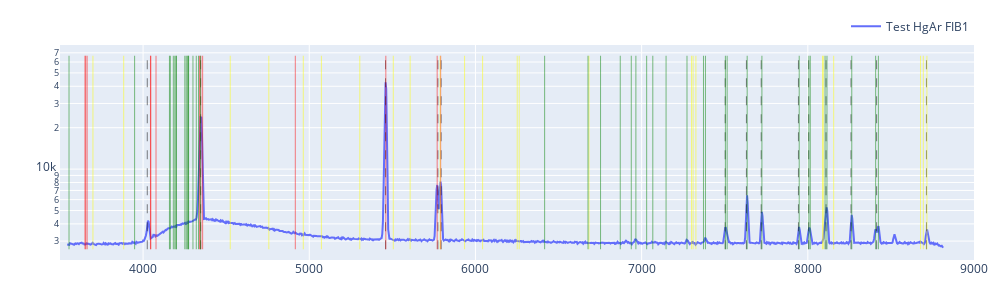

This figure's notebook cell:
### Code cell
import numpy as np
import plotly.graph_objects as go

def to_native_float(a):
    a = np.asarray(a)

    if a.dtype.byteorder not in ("=", "|"):
        a = a.byteswap().view(a.dtype.newbyteorder("="))

    return np.ascontiguousarray(a, dtype=np.float64)

# Convert arrays for Plotly (native endian)
x = to_native_float(solx)
y1 = to_native_float(intellical_near_f1)
y2 = to_native_float(hg_f1)

fig = go.Figure()
# fig.add_trace(go.Scatter(x=x, y=y1, mode="lines", name="Intellical Hg FIB1"))
fig.add_trace(go.Scatter(x=x, y=y2, mode="lines", name="Test HgAr FIB1"))

peaks, _ = find_peaks(hg_f1, height=1000, width=(0, 15), prominence=500)
peaks = refine_peaks(hg_f1, peaks, window_width=5)

ymin = np.nanmin(y1[y1 > 0])
ymax = np.nanmax(y1)

for p in peaks:
    xp = float(x[int(p)])

    fig.add_trace(
        go.Scatter(
            x=[xp, xp],
            y=[ymin, ymax],
            mode="lines",
            line=dict(color="black", width=0.5, dash="dash"),
            hovertemplate=(
                "Peak<br>"
                f"pixel = {p:.2f}<br>"
                "λ = %{x:.2f}<br>"
                "<extra></extra>"
            ),
            showlegend=False
        )
    )

for line in newport_hgar["Wavelength (nm)"]:
    lam = float(line) * 10.0
    fig.add_trace(
        go.Scatter(
            x=[lam, lam],
            y=[ymin, ymax],
            mode="lines",
            line=dict(color="red", width=0.5),
            hovertemplate=(
                "Hg line<br>"
                "λ = %{x:.2f}<br>"
                "<extra></extra>"
            ),
            showlegend=False
        )
    )
for line in newport_hgar["Wavelength (nm)"]:
    lam = float(line) * 10.0 * 2
    fig.add_trace(
        go.Scatter(
            x=[lam, lam],
            y=[ymin, ymax],
            mode="lines",
            line=dict(color="yellow", width=0.5),
            hovertemplate=(
                "Hg 2rd line<br>"
                "λ = %{x:.2f}<br>"
                "<extra></extra>"
            ),
            showlegend=False
        )
    )
for line in newport_ar["Wavelength (nm)"]:
    lam = float(line) * 10.0
    fig.add_trace(
        go.Scatter(
            x=[lam, lam],
            y=[ymin, ymax],
            mode="lines",
            line=dict(color="green", width=0.5),
            hovertemplate=(
                "Ar line<br>"
                "λ = %{x:.2f}<br>"
                "<extra></extra>"
            ),
            showlegend=False
        )
    )

fig.update_layout(
    width=1000,
    height=300,
    yaxis_type="log",
    xaxis_range=[3500, 9000],
    margin=dict(l=60, r=20, t=40, b=40),
    legend=dict(orientation="h", y=1.02, x=1, xanchor="right", yanchor="bottom"),
)

fig.show()

### Figure 1 — Plotly figure (JSON) as saved in the notebook; plotly's stock layout.template omitted (floating-point values rounded to 4 significant figures; data arrays with more than 128 entries replaced by an {"elided": "..."} marker saying what was removed)
{"data": [{"mode": "lines", "name": "Test HgAr FIB1", "type": "scatter", "x": {"elided": "1340 float values"}, "y": {"elided": "1340 float values"}}, {"hovertemplate": "Peak<br>pixel = 117.98<br>λ = %{x:.2f}<br><extra></extra>", "line": {"color": "black", "dash": "dash", "width": 0.5}, "mode": "lines", "showlegend": false, "type": "scatter", "x": [4025.0, 4025.0], "y": [2617.0, 66660.0]}, {"hovertemplate": "Peak<br>pixel = 196.31<br>λ = %{x:.2f}<br><extra></extra>", "line": {"color": "black", "dash": "dash", "width": 0.5}, "mode": "lines", "showlegend": false, "type": "scatter", "x": [4346.0, 4346.0], "y": [2617.0, 66660.0]}, {"hovertemplate": "Peak<br>pixel = 475.19<br>λ = %{x:.2f}<br><extra></extra>", "line": {"color": "black", "dash": "dash", "width": 0.5}, "mode": "lines", "showlegend": false, "type": "scatter", "x": [5459.0, 5459.0], "y": [2617.0, 66660.0]}, {"hovertemplate": "Peak<br>pixel = 555.10<br>λ = %{x:.2f}<br><extra></extra>", "line": {"color": "black", "dash": "dash", "width": 0.5}, "mode": "lines", "showlegend": false, "type": "scatter", "x": [5774.0, 5774.0], "y": [2617.0, 66660.0]}, {"hovertemplate": "Peak<br>pixel = 560.20<br>λ = %{x:.2f}<br><extra></extra>", "line": {"color": "black", "dash": "dash", "width": 0.5}, "mode": "lines", "showlegend": false, "type": "scatter", "x": [5794.0, 5794.0], "y": [2617.0, 66660.0]}, {"hovertemplate": "Peak<br>pixel = 999.73<br>λ = %{x:.2f}<br><extra></extra>", "line": {"color": "black", "dash": "dash", "width": 0.5}, "mode": "lines", "showlegend": false, "type": "scatter", "x": [7503.0, 7503.0], "y": [2617.0, 66660.0]}, {"hovertemplate": "Peak<br>pixel = 1032.83<br>λ = %{x:.2f}<br><extra></extra>", "line": {"color": "black", "dash": "dash", "width": 0.5}, "mode": "lines", "showlegend": false, "type": "scatter", "x": [7631.0, 7631.0], "y": [2617.0, 66660.0]}, {"hovertemplate": "Peak<br>pixel = 1055.89<br>λ = %{x:.2f}<br><extra></extra>", "line": {"color": "black", "dash": "dash", "width": 0.5}, "mode": "lines", "showlegend": false, "type": "scatter", "x": [7720.0, 7720.0], "y": [2617.0, 66660.0]}, {"hovertemplate": "Peak<br>pixel = 1113.81<br>λ = %{x:.2f}<br><extra></extra>", "line": {"color": "black", "dash": "dash", "width": 0.5}, "mode": "lines", "showlegend": false, "type": "scatter", "x": [7944.0, 7944.0], "y": [2617.0, 66660.0]}, {"hovertemplate": "Peak<br>pixel = 1129.96<br>λ = %{x:.2f}<br><extra></extra>", "line": {"color": "black", "dash": "dash", "width": 0.5}, "mode": "lines", "showlegend": false, "type": "scatter", "x": [8005.0, 8005.0], "y": [2617.0, 66660.0]}, {"hovertemplate": "Peak<br>pixel = 1156.56<br>λ = %{x:.2f}<br><extra></extra>", "line": {"color": "black", "dash": "dash", "width": 0.5}, "mode": "lines", "showlegend": false, "type": "scatter", "x": [8110.0, 8110.0], "y": [2617.0, 66660.0]}, {"hovertemplate": "Peak<br>pixel = 1195.92<br>λ = %{x:.2f}<br><extra></extra>", "line": {"color": "black", "dash": "dash", "width": 0.5}, "mode": "lines", "showlegend": false, "type": "scatter", "x": [8260.0, 8260.0], "y": [2617.0, 66660.0]}, {"hovertemplate": "Peak<br>pixel = 1235.81<br>λ = %{x:.2f}<br><extra></extra>", "line": {"color": "black", "dash": "dash", "width": 0.5}, "mode": "lines", "showlegend": false, "type": "scatter", "x": [8414.0, 8414.0], "y": [2617.0, 66660.0]}, {"hovertemplate": "Peak<br>pixel = 1313.81<br>λ = %{x:.2f}<br><extra></extra>", "line": {"color": "black", "dash": "dash", "width": 0.5}, "mode": "lines", "showlegend": false, "type": "scatter", "x": [8714.0, 8714.0], "y": [2617.0, 66660.0]}, {"hovertemplate": "Hg line<br>λ = %{x:.2f}<br><extra></extra>", "line": {"color": "red", "width": 0.5}, "mode": "lines", "showlegend": false, "type": "scatter", "x": [1849.0, 1849.0], "y": [2617.0, 66660.0]}, {"hovertemplate": "Hg line<br>λ = %{x:.2f}<br><extra></extra>", "line": {"color": "red", "width": 0.5}, "mode": "lines", "showlegend": false, "type": "scatter", "x": [1942.0, 1942.0], "y": [2617.0, 66660.0]}, {"hovertemplate": "Hg line<br>λ = %{x:.2f}<br><extra></extra>", "line": {"color": "red", "width": 0.5}, "mode": "lines", "showlegend": false, "type": "scatter", "x": [2262.0, 2262.0], "y": [2617.0, 66660.0]}, {"hovertemplate": "Hg line<br>λ = %{x:.2f}<br><extra></extra>", "line": {"color": "red", "width": 0.5}, "mode": "lines", "showlegend": false, "type": "scatter", "x": [2378.0, 2378.0], "y": [2617.0, 66660.0]}, {"hovertemplate": "Hg line<br>λ = %{x:.2f}<br><extra></extra>", "line": {"color": "red", "width": 0.5}, "mode": "lines", "showlegend": false, "type": "scatter", "x": [2482, 2482], "y": [2617.0, 66660.0]}, {"hovertemplate": "Hg line<br>λ = %{x:.2f}<br><extra></extra>", "line": {"color": "red", "width": 0.5}, "mode": "lines", "showlegend": false, "type": "scatter", "x": [2536.0, 2536.0], "y": [2617.0, 66660.0]}, {"hovertemplate": "Hg line<br>λ = %{x:.2f}<br><extra></extra>", "line": {"color": "red", "width": 0.5}, "mode": "lines", "showlegend": false, "type": "scatter", "x": [2652, 2652], "y": [2617.0, 66660.0]}, {"hovertemplate": "Hg line<br>λ = %{x:.2f}<br><extra></extra>", "line": {"color": "red", "width": 0.5}, "mode": "lines", "showlegend": false, "type": "scatter", "x": [2753.0, 2753.0], "y": [2617.0, 66660.0]}, {"hovertemplate": "Hg line<br>λ = %{x:.2f}<br><extra></extra>", "line": {"color": "red", "width": 0.5}, "mode": "lines", "showlegend": false, "type": "scatter", "x": [2804.0, 2804.0], "y": [2617.0, 66660.0]}, {"hovertemplate": "Hg line<br>λ = %{x:.2f}<br><extra></extra>", "line": {"color": "red", "width": 0.5}, "mode": "lines", "showlegend": false, "type": "scatter", "x": [2894.0, 2894.0], "y": [2617.0, 66660.0]}, {"hovertemplate": "Hg line<br>λ = %{x:.2f}<br><extra></extra>", "line": {"color": "red", "width": 0.5}, "mode": "lines", "showlegend": false, "type": "scatter", "x": [2967.0, 2967.0], "y": [2617.0, 66660.0]}, {"hovertemplate": "Hg line<br>λ = %{x:.2f}<br><extra></extra>", "line": {"color": "red", "width": 0.5}, "mode": "lines", "showlegend": false, "type": "scatter", "x": [3022.0, 3022.0], "y": [2617.0, 66660.0]}, {"hovertemplate": "Hg line<br>λ = %{x:.2f}<br><extra></extra>", "line": {"color": "red", "width": 0.5}, "mode": "lines", "showlegend": false, "type": "scatter", "x": [3126.0, 3126.0], "y": [2617.0, 66660.0]}, {"hovertemplate": "Hg line<br>λ = %{x:.2f}<br><extra></extra>", "line": {"color": "red", "width": 0.5}, "mode": "lines", "showlegend": false, "type": "scatter", "x": [3132.0, 3132.0], "y": [2617.0, 66660.0]}, {"hovertemplate": "Hg line<br>λ = %{x:.2f}<br><extra></extra>", "line": {"color": "red", "width": 0.5}, "mode": "lines", "showlegend": false, "type": "scatter", "x": [3342.0, 3342.0], "y": [2617.0, 66660.0]}, {"hovertemplate": "Hg line<br>λ = %{x:.2f}<br><extra></extra>", "line": {"color": "red", "width": 0.5}, "mode": "lines", "showlegend": false, "type": "scatter", "x": [3650.0, 3650.0], "y": [2617.0, 66660.0]}, {"hovertemplate": "Hg line<br>λ = %{x:.2f}<br><extra></extra>", "line": {"color": "red", "width": 0.5}, "mode": "lines", "showlegend": false, "type": "scatter", "x": [3655.0, 3655.0], "y": [2617.0, 66660.0]}, {"hovertemplate": "Hg line<br>λ = %{x:.2f}<br><extra></extra>", "line": {"color": "red", "width": 0.5}, "mode": "lines", "showlegend": false, "type": "scatter", "x": [3663.0, 3663.0], "y": [2617.0, 66660.0]}, {"hovertemplate": "Hg line<br>λ = %{x:.2f}<br><extra></extra>", "line": {"color": "red", "width": 0.5}, "mode": "lines", "showlegend": false, "type": "scatter", "x": [4044.0, 4044.0], "y": [2617.0, 66660.0]}, {"hovertemplate": "Hg line<br>λ = %{x:.2f}<br><extra></extra>", "line": {"color": "red", "width": 0.5}, "mode": "lines", "showlegend": false, "type": "scatter", "x": [4047.0, 4047.0], "y": [2617.0, 66660.0]}, {"hovertemplate": "Hg line<br>λ = %{x:.2f}<br><extra></extra>", "line": {"color": "red", "width": 0.5}, "mode": "lines", "showlegend": false, "type": "scatter", "x": [4078.0, 4078.0], "y": [2617.0, 66660.0]}, {"hovertemplate": "Hg line<br>λ = %{x:.2f}<br><extra></extra>", "line": {"color": "red", "width": 0.5}, "mode": "lines", "showlegend": false, "type": "scatter", "x": [4339.0, 4339.0], "y": [2617.0, 66660.0]}, {"hovertemplate": "Hg line<br>λ = %{x:.2f}<br><extra></extra>", "line": {"color": "red", "width": 0.5}, "mode": "lines", "showlegend": false, "type": "scatter", "x": [4348.0, 4348.0], "y": [2617.0, 66660.0]}, {"hovertemplate": "Hg line<br>λ = %{x:.2f}<br><extra></extra>", "line": {"color": "red", "width": 0.5}, "mode": "lines", "showlegend": false, "type": "scatter", "x": [4358.0, 4358.0], "y": [2617.0, 66660.0]}, {"hovertemplate": "Hg line<br>λ = %{x:.2f}<br><extra></extra>", "line": {"color": "red", "width": 0.5}, "mode": "lines", "showlegend": false, "type": "scatter", "x": [4916, 4916], "y": [2617.0, 66660.0]}, {"hovertemplate": "Hg line<br>λ = %{x:.2f}<br><extra></extra>", "line": {"color": "red", "width": 0.5}, "mode": "lines", "showlegend": false, "type": "scatter", "x": [5461.0, 5461.0], "y": [2617.0, 66660.0]}, {"hovertemplate": "Hg line<br>λ = %{x:.2f}<br><extra></extra>", "line": {"color": "red", "width": 0.5}, "mode": "lines", "showlegend": false, "type": "scatter", "x": [5770.0, 5770.0], "y": [2617.0, 66660.0]}, {"hovertemplate": "Hg line<br>λ = %{x:.2f}<br><extra></extra>", "line": {"color": "red", "width": 0.5}, "mode": "lines", "showlegend": false, "type": "scatter", "x": [5791.0, 5791.0], "y": [2617.0, 66660.0]}, {"hovertemplate": "Hg 2rd line<br>λ = %{x:.2f}<br><extra></extra>", "line": {"color": "yellow", "width": 0.5}, "mode": "lines", "showlegend": false, "type": "scatter", "x": [3698.0, 3698.0], "y": [2617.0, 66660.0]}, {"hovertemplate": "Hg 2rd line<br>λ = %{x:.2f}<br><extra></extra>", "line": {"color": "yellow", "width": 0.5}, "mode": "lines", "showlegend": false, "type": "scatter", "x": [3883.0, 3883.0], "y": [2617.0, 66660.0]}, {"hovertemplate": "Hg 2rd line<br>λ = %{x:.2f}<br><extra></extra>", "line": {"color": "yellow", "width": 0.5}, "mode": "lines", "showlegend": false, "type": "scatter", "x": [4524.0, 4524.0], "y": [2617.0, 66660.0]}, {"hovertemplate": "Hg 2rd line<br>λ = %{x:.2f}<br><extra></extra>", "line": {"color": "yellow", "width": 0.5}, "mode": "lines", "showlegend": false, "type": "scatter", "x": [4757.0, 4757.0], "y": [2617.0, 66660.0]}, {"hovertemplate": "Hg 2rd line<br>λ = %{x:.2f}<br><extra></extra>", "line": {"color": "yellow", "width": 0.5}, "mode": "lines", "showlegend": false, "type": "scatter", "x": [4964, 4964], "y": [2617.0, 66660.0]}, {"hovertemplate": "Hg 2rd line<br>λ = %{x:.2f}<br><extra></extra>", "line": {"color": "yellow", "width": 0.5}, "mode": "lines", "showlegend": false, "type": "scatter", "x": [5073, 5073], "y": [2617.0, 66660.0]}, {"hovertemplate": "Hg 2rd line<br>λ = %{x:.2f}<br><extra></extra>", "line": {"color": "yellow", "width": 0.5}, "mode": "lines", "showlegend": false, "type": "scatter", "x": [5304, 5304], "y": [2617.0, 66660.0]}, {"hovertemplate": "Hg 2rd line<br>λ = %{x:.2f}<br><extra></extra>", "line": {"color": "yellow", "width": 0.5}, "mode": "lines", "showlegend": false, "type": "scatter", "x": [5506.0, 5506.0], "y": [2617.0, 66660.0]}, {"hovertemplate": "Hg 2rd line<br>λ = %{x:.2f}<br><extra></extra>", "line": {"color": "yellow", "width": 0.5}, "mode": "lines", "showlegend": false, "type": "scatter", "x": [5607, 5607], "y": [2617.0, 66660.0]}, {"hovertemplate": "Hg 2rd line<br>λ = %{x:.2f}<br><extra></extra>", "line": {"color": "yellow", "width": 0.5}, "mode": "lines", "showlegend": false, "type": "scatter", "x": [5787.0, 5787.0], "y": [2617.0, 66660.0]}, {"hovertemplate": "Hg 2rd line<br>λ = %{x:.2f}<br><extra></extra>", "line": {"color": "yellow", "width": 0.5}, "mode": "lines", "showlegend": false, "type": "scatter", "x": [5935.0, 5935.0], "y": [2617.0, 66660.0]}, {"hovertemplate": "Hg 2rd line<br>λ = %{x:.2f}<br><extra></extra>", "line": {"color": "yellow", "width": 0.5}, "mode": "lines", "showlegend": false, "type": "scatter", "x": [6043, 6043], "y": [2617.0, 66660.0]}, {"hovertemplate": "Hg 2rd line<br>λ = %{x:.2f}<br><extra></extra>", "line": {"color": "yellow", "width": 0.5}, "mode": "lines", "showlegend": false, "type": "scatter", "x": [6251.0, 6251.0], "y": [2617.0, 66660.0]}, {"hovertemplate": "Hg 2rd line<br>λ = %{x:.2f}<br><extra></extra>", "line": {"color": "yellow", "width": 0.5}, "mode": "lines", "showlegend": false, "type": "scatter", "x": [6263.0, 6263.0], "y": [2617.0, 66660.0]}, {"hovertemplate": "Hg 2rd line<br>λ = %{x:.2f}<br><extra></extra>", "line": {"color": "yellow", "width": 0.5}, "mode": "lines", "showlegend": false, "type": "scatter", "x": [6683, 6683], "y": [2617.0, 66660.0]}, {"hovertemplate": "Hg 2rd line<br>λ = %{x:.2f}<br><extra></extra>", "line": {"color": "yellow", "width": 0.5}, "mode": "lines", "showlegend": false, "type": "scatter", "x": [7300.0, 7300.0], "y": [2617.0, 66660.0]}, {"hovertemplate": "Hg 2rd line<br>λ = %{x:.2f}<br><extra></extra>", "line": {"color": "yellow", "width": 0.5}, "mode": "lines", "showlegend": false, "type": "scatter", "x": [7310.0, 7310.0], "y": [2617.0, 66660.0]}, {"hovertemplate": "Hg 2rd line<br>λ = %{x:.2f}<br><extra></extra>", "line": {"color": "yellow", "width": 0.5}, "mode": "lines", "showlegend": false, "type": "scatter", "x": [7327.0, 7327.0], "y": [2617.0, 66660.0]}, {"hovertemplate": "Hg 2rd line<br>λ = %{x:.2f}<br><extra></extra>", "line": {"color": "yellow", "width": 0.5}, "mode": "lines", "showlegend": false, "type": "scatter", "x": [8089.0, 8089.0], "y": [2617.0, 66660.0]}, {"hovertemplate": "Hg 2rd line<br>λ = %{x:.2f}<br><extra></extra>", "line": {"color": "yellow", "width": 0.5}, "mode": "lines", "showlegend": false, "type": "scatter", "x": [8093.0, 8093.0], "y": [2617.0, 66660.0]}, {"hovertemplate": "Hg 2rd line<br>λ = %{x:.2f}<br><extra></extra>", "line": {"color": "yellow", "width": 0.5}, "mode": "lines", "showlegend": false, "type": "scatter", "x": [8156.0, 8156.0], "y": [2617.0, 66660.0]}, {"hovertemplate": "Hg 2rd line<br>λ = %{x:.2f}<br><extra></extra>", "line": {"color": "yellow", "width": 0.5}, "mode": "lines", "showlegend": false, "type": "scatter", "x": [8678.0, 8678.0], "y": [2617.0, 66660.0]}, {"hovertemplate": "Hg 2rd line<br>λ = %{x:.2f}<br><extra></extra>", "line": {"color": "yellow", "width": 0.5}, "mode": "lines", "showlegend": false, "type": "scatter", "x": [8695, 8695], "y": [2617.0, 66660.0]}, {"hovertemplate": "Hg 2rd line<br>λ = %{x:.2f}<br><extra></extra>", "line": {"color": "yellow", "width": 0.5}, "mode": "lines", "showlegend": false, "type": "scatter", "x": [8717.0, 8717.0], "y": [2617.0, 66660.0]}, {"hovertemplate": "Hg 2rd line<br>λ = %{x:.2f}<br><extra></extra>", "line": {"color": "yellow", "width": 0.5}, "mode": "lines", "showlegend": false, "type": "scatter", "x": [9832, 9832], "y": [2617.0, 66660.0]}, {"hovertemplate": "Hg 2rd line<br>λ = %{x:.2f}<br><extra></extra>", "line": {"color": "yellow", "width": 0.5}, "mode": "lines", "showlegend": false, "type": "scatter", "x": [10920.0, 10920.0], "y": [2617.0, 66660.0]}, {"hovertemplate": "Hg 2rd line<br>λ = %{x:.2f}<br><extra></extra>", "line": {"color": "yellow", "width": 0.5}, "mode": "lines", "showlegend": false, "type": "scatter", "x": [11540.0, 11540.0], "y": [2617.0, 66660.0]}, {"hovertemplate": "Hg 2rd line<br>λ = %{x:.2f}<br><extra></extra>", "line": {"color": "yellow", "width": 0.5}, "mode": "lines", "showlegend": false, "type": "scatter", "x": [11580.0, 11580.0], "y": [2617.0, 66660.0]}, {"hovertemplate": "Ar line<br>λ = %{x:.2f}<br><extra></extra>", "line": {"color": "green", "width": 0.5}, "mode": "lines", "showlegend": false, "type": "scatter", "x": [3554.0, 3554.0], "y": [2617.0, 66660.0]}, {"hovertemplate": "Ar line<br>λ = %{x:.2f}<br><extra></extra>", "line": {"color": "green", "width": 0.5}, "mode": "lines", "showlegend": false, "type": "scatter", "x": [3949, 3949], "y": [2617.0, 66660.0]}, {"hovertemplate": "Ar line<br>λ = %{x:.2f}<br><extra></extra>", "line": {"color": "green", "width": 0.5}, "mode": "lines", "showlegend": false, "type": "scatter", "x": [4159.0, 4159.0], "y": [2617.0, 66660.0]}, {"hovertemplate": "Ar line<br>λ = %{x:.2f}<br><extra></extra>", "line": {"color": "green", "width": 0.5}, "mode": "lines", "showlegend": false, "type": "scatter", "x": [4164, 4164], "y": [2617.0, 66660.0]}, {"hovertemplate": "Ar line<br>λ = %{x:.2f}<br><extra></extra>", "line": {"color": "green", "width": 0.5}, "mode": "lines", "showlegend": false, "type": "scatter", "x": [4182.0, 4182.0], "y": [2617.0, 66660.0]}, {"hovertemplate": "Ar line<br>λ = %{x:.2f}<br><extra></extra>", "line": {"color": "green", "width": 0.5}, "mode": "lines", "showlegend": false, "type": "scatter", "x": [4191, 4191], "y": [2617.0, 66660.0]}, {"hovertemplate": "Ar line<br>λ = %{x:.2f}<br><extra></extra>", "line": {"color": "green", "width": 0.5}, "mode": "lines", "showlegend": false, "type": "scatter", "x": [4198, 4198], "y": [2617.0, 66660.0]}, {"hovertemplate": "Ar line<br>λ = %{x:.2f}<br><extra></extra>", "line": {"color": "green", "width": 0.5}, "mode": "lines", "showlegend": false, "type": "scatter", "x": [4201.0, 4201.0], "y": [2617.0, 66660.0]}, {"hovertemplate": "Ar line<br>λ = %{x:.2f}<br><extra></extra>", "line": {"color": "green", "width": 0.5}, "mode": "lines", "showlegend": false, "type": "scatter", "x": [4251.0, 4251.0], "y": [2617.0, 66660.0]}, {"hovertemplate": "Ar line<br>λ = %{x:.2f}<br><extra></extra>", "line": {"color": "green", "width": 0.5}, "mode": "lines", "showlegend": false, "type": "scatter", "x": [4259.0, 4259.0], "y": [2617.0, 66660.0]}, {"hovertemplate": "Ar line<br>λ = %{x:.2f}<br><extra></extra>", "line": {"color": "green", "width": 0.5}, "mode": "lines", "showlegend": false, "type": "scatter", "x": [4266.0, 4266.0], "y": [2617.0, 66660.0]}, {"hovertemplate": "Ar line<br>λ = %{x:.2f}<br><extra></extra>", "line": {"color": "green", "width": 0.5}, "mode": "lines", "showlegend": false, "type": "scatter", "x": [4272.0, 4272.0], "y": [2617.0, 66660.0]}, {"hovertemplate": "Ar line<br>λ = %{x:.2f}<br><extra></extra>", "line": {"color": "green", "width": 0.5}, "mode": "lines", "showlegend": false, "type": "scatter", "x": [4274, 4274], "y": [2617.0, 66660.0]}, {"hovertemplate": "Ar line<br>λ = %{x:.2f}<br><extra></extra>", "line": {"color": "green", "width": 0.5}, "mode": "lines", "showlegend": false, "type": "scatter", "x": [4300.0, 4300.0], "y": [2617.0, 66660.0]}, {"hovertemplate": "Ar line<br>λ = %{x:.2f}<br><extra></extra>", "line": {"color": "green", "width": 0.5}, "mode": "lines", "showlegend": false, "type": "scatter", "x": [4320, 4320], "y": [2617.0, 66660.0]}, {"hovertemplate": "Ar line<br>λ = %{x:.2f}<br><extra></extra>", "line": {"color": "green", "width": 0.5}, "mode": "lines", "showlegend": false, "type": "scatter", "x": [4334.0, 4334.0], "y": [2617.0, 66660.0]}, {"hovertemplate": "Ar line<br>λ = %{x:.2f}<br><extra></extra>", "line": {"color": "green", "width": 0.5}, "mode": "lines", "showlegend": false, "type": "scatter", "x": [4345.0, 4345.0], "y": [2617.0, 66660.0]}, {"hovertemplate": "Ar line<br>λ = %{x:.2f}<br><extra></extra>", "line": {"color": "green", "width": 0.5}, "mode": "lines", "showlegend": false, "type": "scatter", "x": [6416.0, 6416.0], "y": [2617.0, 66660.0]}, {"hovertemplate": "Ar line<br>λ = %{x:.2f}<br><extra></extra>", "line": {"color": "green", "width": 0.5}, "mode": "lines", "showlegend": false, "type": "scatter", "x": [6677.0, 6677.0], "y": [2617.0, 66660.0]}, {"hovertemplate": "Ar line<br>λ = %{x:.2f}<br><extra></extra>", "line": {"color": "green", "width": 0.5}, "mode": "lines", "showlegend": false, "type": "scatter", "x": [6753.0, 6753.0], "y": [2617.0, 66660.0]}, {"hovertemplate": "Ar line<br>λ = %{x:.2f}<br><extra></extra>", "line": {"color": "green", "width": 0.5}, "mode": "lines", "showlegend": false, "type": "scatter", "x": [6871.0, 6871.0], "y": [2617.0, 66660.0]}, {"hovertemplate": "Ar line<br>λ = %{x:.2f}<br><extra></extra>", "line": {"color": "green", "width": 0.5}, "mode": "lines", "showlegend": false, "type": "scatter", "x": [6938.0, 6938.0], "y": [2617.0, 66660.0]}, {"hovertemplate": "Ar line<br>λ = %{x:.2f}<br><extra></extra>", "line": {"color": "green", "width": 0.5}, "mode": "lines", "showlegend": false, "type": "scatter", "x": [6965.0, 6965.0], "y": [2617.0, 66660.0]}, {"hovertemplate": "Ar line<br>λ = %{x:.2f}<br><extra></extra>", "line": {"color": "green", "width": 0.5}, "mode": "lines", "showlegend": false, "type": "scatter", "x": [7030.0, 7030.0], "y": [2617.0, 66660.0]}, {"hovertemplate": "Ar line<br>λ = %{x:.2f}<br><extra></extra>", "line": {"color": "green", "width": 0.5}, "mode": "lines", "showlegend": false, "type": "scatter", "x": [7067.0, 7067.0], "y": [2617.0, 66660.0]}, {"hovertemplate": "Ar line<br>λ = %{x:.2f}<br><extra></extra>", "line": {"color": "green", "width": 0.5}, "mode": "lines", "showlegend": false, "type": "scatter", "x": [7147, 7147], "y": [2617.0, 66660.0]}, {"hovertemplate": "Ar line<br>λ = %{x:.2f}<br><extra></extra>", "line": {"color": "green", "width": 0.5}, "mode": "lines", "showlegend": false, "type": "scatter", "x": [7273.0, 7273.0], "y": [2617.0, 66660.0]}, {"hovertemplate": "Ar line<br>λ = %{x:.2f}<br><extra></extra>", "line": {"color": "green", "width": 0.5}, "mode": "lines", "showlegend": false, "type": "scatter", "x": [7372.0, 7372.0], "y": [2617.0, 66660.0]}, {"hovertemplate": "Ar line<br>λ = %{x:.2f}<br><extra></extra>", "line": {"color": "green", "width": 0.5}, "mode": "lines", "showlegend": false, "type": "scatter", "x": [7384, 7384], "y": [2617.0, 66660.0]}, {"hovertemplate": "Ar line<br>λ = %{x:.2f}<br><extra></extra>", "line": {"color": "green", "width": 0.5}, "mode": "lines", "showlegend": false, "type": "scatter", "x": [7504.0, 7504.0], "y": [2617.0, 66660.0]}, {"hovertemplate": "Ar line<br>λ = %{x:.2f}<br><extra></extra>", "line": {"color": "green", "width": 0.5}, "mode": "lines", "showlegend": false, "type": "scatter", "x": [7515.0, 7515.0], "y": [2617.0, 66660.0]}, {"hovertemplate": "Ar line<br>λ = %{x:.2f}<br><extra></extra>", "line": {"color": "green", "width": 0.5}, "mode": "lines", "showlegend": false, "type": "scatter", "x": [7635.0, 7635.0], "y": [2617.0, 66660.0]}, {"hovertemplate": "Ar line<br>λ = %{x:.2f}<br><extra></extra>", "line": {"color": "green", "width": 0.5}, "mode": "lines", "showlegend": false, "type": "scatter", "x": [7724.0, 7724.0], "y": [2617.0, 66660.0]}, {"hovertemplate": "Ar line<br>λ = %{x:.2f}<br><extra></extra>", "line": {"color": "green", "width": 0.5}, "mode": "lines", "showlegend": false, "type": "scatter", "x": [7948.0, 7948.0], "y": [2617.0, 66660.0]}, {"hovertemplate": "Ar line<br>λ = %{x:.2f}<br><extra></extra>", "line": {"color": "green", "width": 0.5}, "mode": "lines", "showlegend": false, "type": "scatter", "x": [8006.0, 8006.0], "y": [2617.0, 66660.0]}, {"hovertemplate": "Ar line<br>λ = %{x:.2f}<br><extra></extra>", "line": {"color": "green", "width": 0.5}, "mode": "lines", "showlegend": false, "type": "scatter", "x": [8015.0, 8015.0], "y": [2617.0, 66660.0]}, {"hovertemplate": "Ar line<br>λ = %{x:.2f}<br><extra></extra>", "line": {"color": "green", "width": 0.5}, "mode": "lines", "showlegend": false, "type": "scatter", "x": [8104.0, 8104.0], "y": [2617.0, 66660.0]}, {"hovertemplate": "Ar line<br>λ = %{x:.2f}<br><extra></extra>", "line": {"color": "green", "width": 0.5}, "mode": "lines", "showlegend": false, "type": "scatter", "x": [8115.0, 8115.0], "y": [2617.0, 66660.0]}, {"hovertemplate": "Ar line<br>λ = %{x:.2f}<br><extra></extra>", "line": {"color": "green", "width": 0.5}, "mode": "lines", "showlegend": false, "type": "scatter", "x": [8264.0, 8264.0], "y": [2617.0, 66660.0]}, {"hovertemplate": "Ar line<br>λ = %{x:.2f}<br><extra></extra>", "line": {"color": "green", "width": 0.5}, "mode": "lines", "showlegend": false, "type": "scatter", "x": [8408.0, 8408.0], "y": [2617.0, 66660.0]}, {"hovertemplate": "Ar line<br>λ = %{x:.2f}<br><extra></extra>", "line": {"color": "green", "width": 0.5}, "mode": "lines", "showlegend": false, "type": "scatter", "x": [8425.0, 8425.0], "y": [2617.0, 66660.0]}], "layout": {"height": 300, "legend": {"orientation": "h", "x": 1, "xanchor": "right", "y": 1.02, "yanchor": "bottom"}, "margin": {"b": 40, "l": 60, "r": 20, "t": 40}, "width": 1000, "xaxis": {"range": [3500, 9000]}, "yaxis": {"type": "log"}}}
